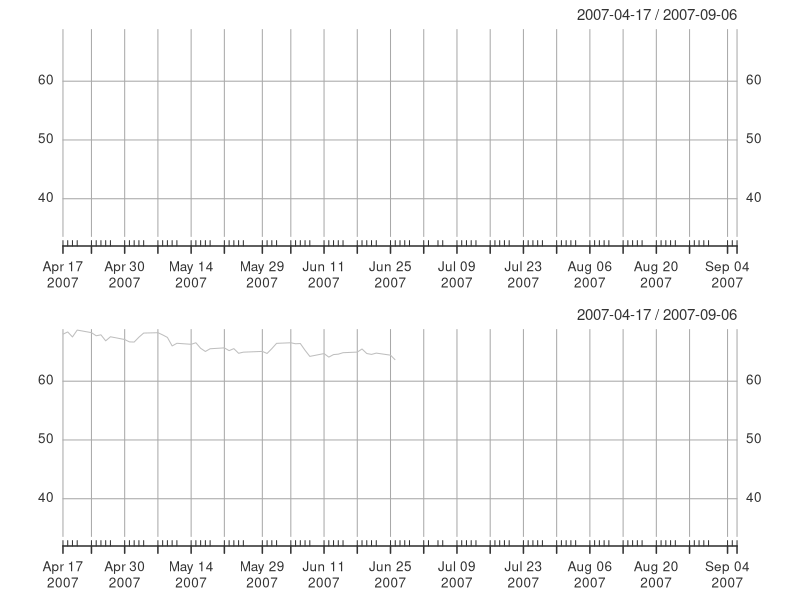
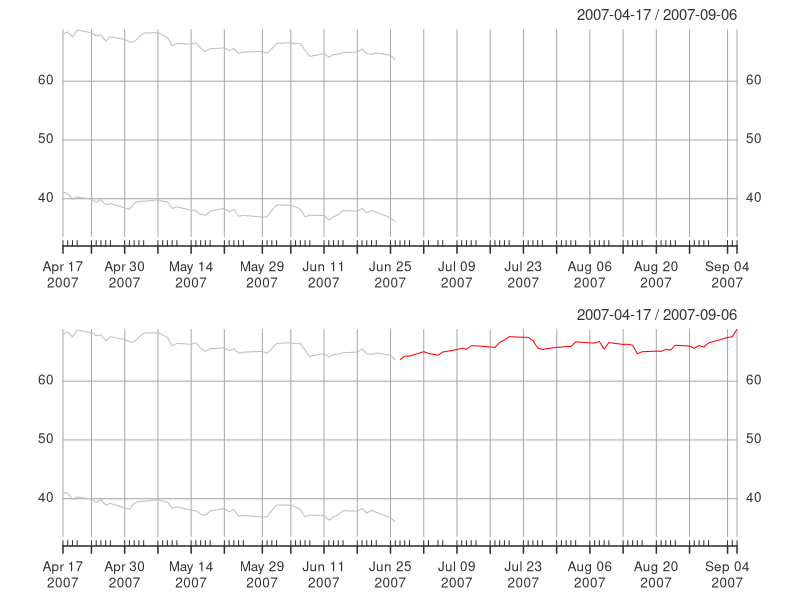
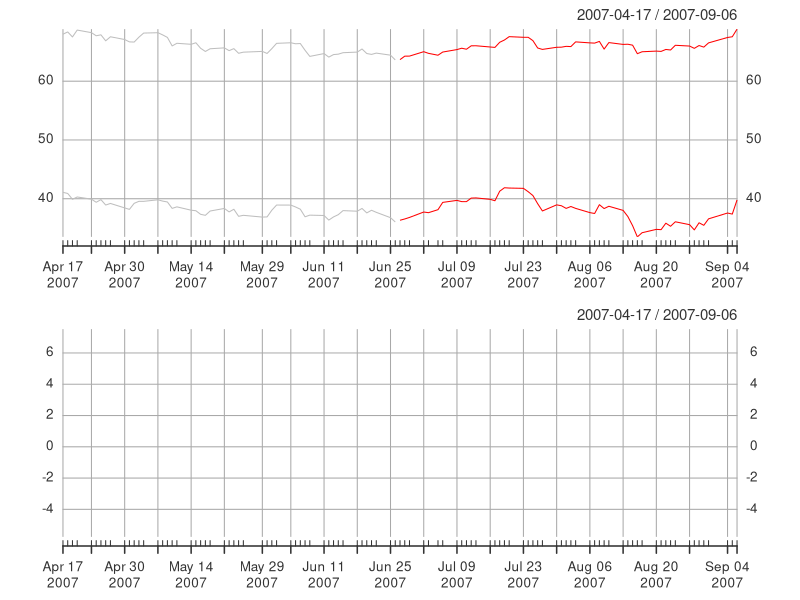
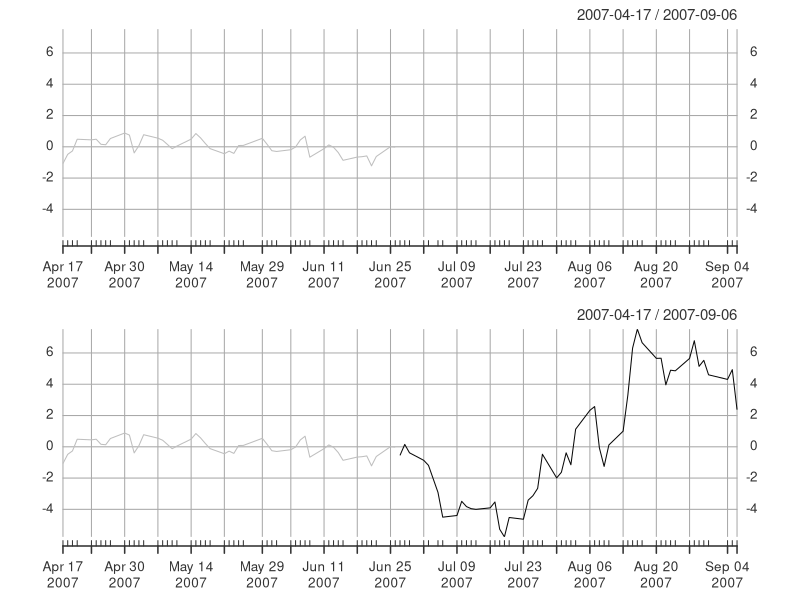
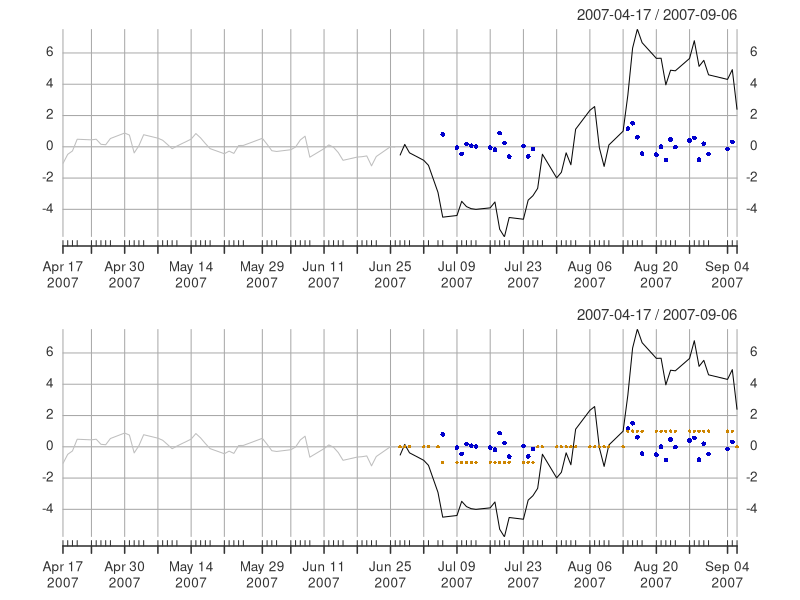

The R script that drew these images, in order:
# finalproject.r
# 
# Script for computing, execute and evaluate pair trading strategies based on
# cointegrated time series
# 
# The GLS and GDX series are analysed.
# This script executes the cointegration analysis for a small period and 
# evaluates the residuals behaviour during the next few days, since 
# cointegration has been detected.
# 
# last updated: December 20, 2012 by Wilson Freitas
#

library(xts)
library(urca)

# computing mackinnon's critical values
mackinnon.cval <- function(n) {
    cval <- c(-3.9001, -3.3377, -3.0462) + c(-10.534, -5.967, -4.069)/n + c(-30.03, -8.98, -5.73)/(n*n)
    cval <- as.data.frame(t(cval))
    colnames(cval) <- c("1pct", "5pct", "10pct")
    rownames(cval) <- c("tau1")
    cval
}

# Loagind time series from CSV files and preprare a time series object 
# containing both series: GDX, GLS
GLS.df <- read.csv("GLS.csv", header=TRUE, stringsAsFactors=FALSE, 
    row.names=1)
GLS.x <- xts(x=GLS.df[, "Adj.Close", drop=FALSE], 
    order.by=as.Date(row.names(GLS.df), 
    format="%d/%m/%Y"))

GDX.df <- read.csv("GDX.csv", header=TRUE, stringsAsFactors=FALSE, 
    row.names=1)
GDX.x <- xts(x=GDX.df[, "Adj.Close", drop=FALSE], 
    order.by=as.Date(row.names(GDX.df),
    format="%d/%m/%Y"))

# using join inner the new time series has the size of the shorter series.
prices.x <- merge(GLS.x, GDX.x, join='inner')
names(prices.x) <- c("GLS", "GDX")

# We have to define the window which cointegration tests are executed
# window size
m <- 50
# jump size
s <- 1
# sample size
n <- m - 1

cval <- mackinnon.cval(m - 1)

# Executing cointegration analysis
idx <- seq(1,m)
k <- 200
coin.found <- FALSE
while (! coin.found) {
    lr <- lm(GLS ~ GDX, data=prices.x[idx+k,])
    ur <- ur.df(y=residuals(lr), lags=4, type="none", selectlags="BIC")
    if (ur@teststat <= cval["tau1", "5pct"]) {
        coin.found <- TRUE
    } else {
        k <- k + 1
    }
}

# k <- 172
# lr <- lm(GLS ~ GDX, data=prices.x[idx+k,])
rmse <- sd(residuals(lr))
spread <- 3.00

par(mfrow=c(2,1))
    idx.a <- seq(max(idx+k)+1, max(idx+k)+50)
    idx.n <- c(idx+k, idx.a)
    plot(prices.x[idx.n, 1], type="n", 
        ylim=c(min(prices.x[idx.n,]), max(prices.x[idx.n,])), main="")
    lines(prices.x[idx+k,"GLS"], col="grey")
    lines(prices.x[idx+k,"GDX"], col="grey")
    lines(prices.x[idx.a,"GLS"], col="red")
    lines(prices.x[idx.a,"GDX"], col="red")

    res.x <- xts(residuals(lr), index(prices.x[idx+k,]))
    res.a <- prices.x[idx.a,1] - (coef(lr)[1] + prices.x[idx.a,2] * coef(lr)[2])
    sig.a <- (res.a/rmse > spread) - (res.a/rmse < -spread)
    ret.a <- diff(prices.x[idx.a,1]) - diff(prices.x[idx.a,2]) * coef(lr)[2]
    ret.a <- ret.a * sig.a
    plot(prices.x[idx.n, 1], type="n", 
        ylim=c(min(res.x, res.a/rmse), max(res.x, res.a/rmse)), main="")
    lines(res.x, col="grey")
    lines(res.a/rmse, col="grey3")
    points(ret.a[sig.a != 0,], col="blue3", pch=16, cex=0.7)
    points(sig.a, col="orange3", pch=16, cex=0.5)
    abline(h=0, col="black")
    abline(h=spread, col="green3")
    abline(h=-spread, col="green3")
par(mfrow=c(1,1))

cat("result = ", sum(ret.a, na.rm=TRUE), "\n")

